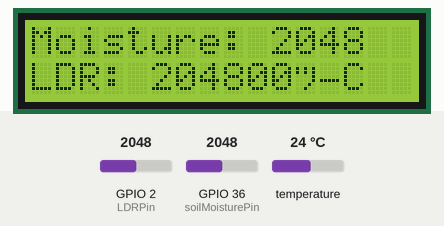
Simulated run of this sketch. Board: ESP32. On the bench: 16×2 character LCD. The test bench sets the inputs (shaded band); at power-on: GPIO 2 (LDRPin) = 2048, GPIO 36 (soilMoisturePin) = 2048, temperature 24 °C. WiFi joins after 1.5 s; servers stay silent unless stated; what the sketch prints to the serial monitor is not drawn.

Above: at 2.9 s.
3.0 s: GPIO 2 (LDRPin) set to 2866
At 7.0 s:
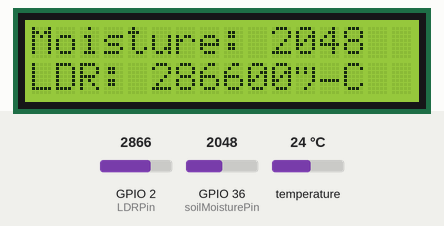
7.6 s: GPIO 36 (soilMoisturePin) set to 2866
At 11.0 s:
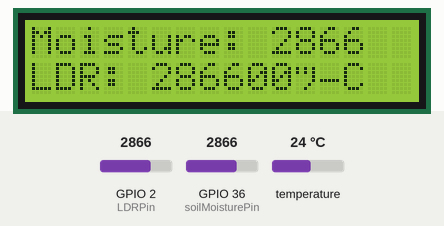
12.2 s: GPIO 2 (LDRPin) set to 3603
At 13.9 s:
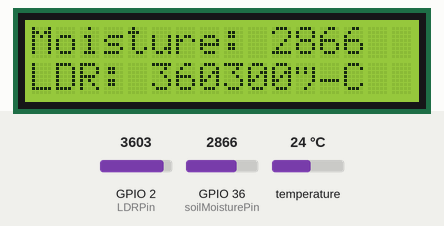
16.8 s: GPIO 36 (soilMoisturePin) set to 3603
At 22.0 s:
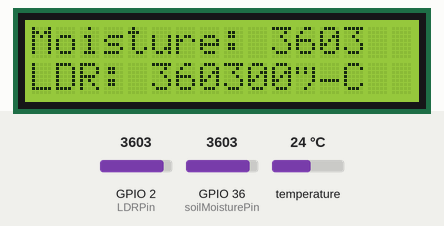
22.3 s: GPIO 2 (LDRPin) set to 4095
At 26.0 s:
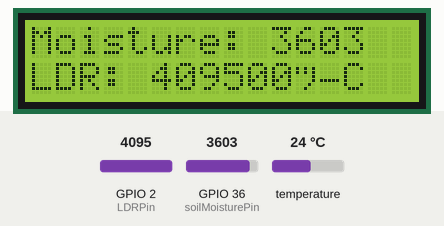
26.9 s: GPIO 36 (soilMoisturePin) set to 4095
At 28.9 s:
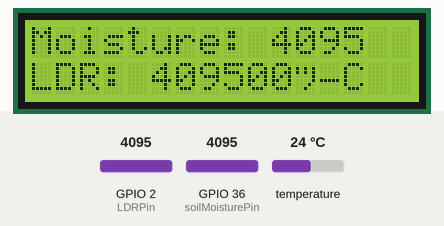
Timing chart, 0 to 30.4 s (numbered marks = the images above; inputs shaded):
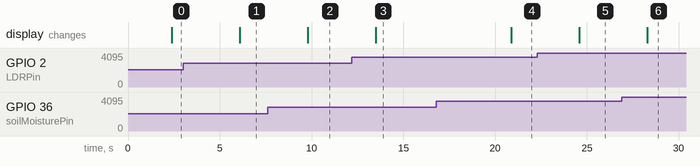

The sketch:

all-fire-2.ino
```cpp
  #include <Arduino.h>
  #include <Wire.h>
  #include <LiquidCrystal_I2C.h>
  #include <OneWire.h>
  #include <DallasTemperature.h>
  #include <WiFi.h>
  #include <FirebaseESP32.h>

  #define WIFI_SSID "vx"
  #define WIFI_PASSWORD "14231423"
  #define FIREBASE_HOST F("https://lesson-3-14dc0-default-rtdb.firebaseio.com/")
  #define FIREBASE_AUTH F("AIzaSyAgnMD_uFO5zrqEtTRouctYp5LO4k4-W8M")

  const byte soilMoisturePin = A0;
  const byte LDRPin = 2;
  const byte temperatureSensorPin = 17;

  OneWire oneWire(temperatureSensorPin);
  DallasTemperature DS18B20(&oneWire);

  LiquidCrystal_I2C lcd(0x27, 16, 2);

  FirebaseData firebaseData;

  void setup() {
    Serial.begin(9600);

    pinMode(soilMoisturePin, INPUT);
    pinMode(LDRPin, INPUT);

    lcd.begin();
    lcd.backlight();

    DS18B20.begin();

    WiFi.begin(WIFI_SSID, WIFI_PASSWORD);
    Serial.println(F("Connecting to WiFi"));
    while (WiFi.status() != WL_CONNECTED) {
      delay(500);
      Serial.print(".");
    }
    Serial.println();
    Serial.println(F("Connected to WiFi"));

    Firebase.begin(FIREBASE_HOST, FIREBASE_AUTH);
  }

  void printSensorValue(const __FlashStringHelper* label, int value) {
    Serial.print(label);
    Serial.println(value);
  }

  void printSensorValue(const __FlashStringHelper* label, int value, const __FlashStringHelper* unit) {
    Serial.print(label);
    Serial.print(value);
    Serial.print(unit);
    Serial.println();
  }

  void updateLCDLine(byte row, const __FlashStringHelper* label, int value) {
    lcd.setCursor(0, row);
    lcd.print(label);
    lcd.print(value);
  }

  void updateLCDLine(byte row, const __FlashStringHelper* label, float value, const __FlashStringHelper* unit) {
    lcd.setCursor(0, row);
    lcd.print(label);
    lcd.print(value);
    lcd.print(unit);
  }

  void loop() {
    int soilMoistureValue = analogRead(soilMoisturePin);
    DS18B20.requestTemperatures();
    float temperatureC = DS18B20.getTempCByIndex(0);
    int ldrValue = analogRead(LDRPin);

    printSensorValue(F("Soil Moisture: "), soilMoistureValue);
    printSensorValue(F("Temperature: "), temperatureC, F("°C"));
    printSensorValue(F("LDR Value: "), ldrValue);

    updateLCDLine(0, F("Moisture: "), soilMoistureValue);
    updateLCDLine(1, F("Temp: "), temperatureC, F("°C"));
    updateLCDLine(2, F("LDR: "), ldrValue);

    // Create timestamps manually using millis()
    unsigned long currentMillis = millis();
    String timestamp = String(currentMillis / 1000);

    // Update Firebase with the sensor data and timestamps
    Firebase.setInt(firebaseData, "/sensor_readings/soil_moisture", soilMoistureValue);
    Firebase.setInt(firebaseData, "/sensor_readings/temperature", temperatureC);
    Firebase.setInt(firebaseData, "/sensor_readings/ldr", ldrValue);

    Firebase.setString(firebaseData, "/timestamps/soil_moisture", timestamp);
    Firebase.setString(firebaseData, "/timestamps/temperature", timestamp);
    Firebase.setString(firebaseData, "/timestamps/ldr", timestamp);

    delay(2000);
  }
```

Measured:
- after the input at 3.0 s, the display: changes after 3.1 s (image 1)
- after the input at 7.6 s, the display: changes after 2.2 s (image 2)
- after the input at 12.2 s, the display: changes after 1.3 s (image 3)
- after the input at 16.8 s, the display: changes after 4.1 s (image 4)
- after the input at 22.3 s, the display: changes after 2.3 s (image 5)
- after the input at 26.9 s, the display: changes after 1.4 s (image 6)
